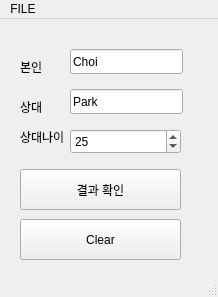
<?xml version="1.0" encoding="UTF-8"?>
<ui version="4.0">
 <class>MyWindow</class>
 <widget class="QMainWindow" name="MyWindow">
  <property name="geometry">
   <rect>
    <x>0</x>
    <y>0</y>
    <width>218</width>
    <height>297</height>
   </rect>
  </property>
  <property name="windowTitle">
   <string>MainWindow</string>
  </property>
  <widget class="QWidget" name="centralwidget">
   <widget class="QLabel" name="labe1">
    <property name="geometry">
     <rect>
      <x>20</x>
      <y>40</y>
      <width>47</width>
      <height>15</height>
     </rect>
    </property>
    <property name="text">
     <string>본인</string>
    </property>
   </widget>
   <widget class="QLabel" name="label2">
    <property name="geometry">
     <rect>
      <x>20</x>
      <y>80</y>
      <width>47</width>
      <height>15</height>
     </rect>
    </property>
    <property name="text">
     <string>상대</string>
    </property>
   </widget>
   <widget class="QPushButton" name="btn1">
    <property name="geometry">
     <rect>
      <x>20</x>
      <y>150</y>
      <width>161</width>
      <height>41</height>
     </rect>
    </property>
    <property name="text">
     <string>결과 확인</string>
    </property>
   </widget>
   <widget class="QPushButton" name="btn2">
    <property name="geometry">
     <rect>
      <x>20</x>
      <y>200</y>
      <width>161</width>
      <height>41</height>
     </rect>
    </property>
    <property name="text">
     <string>Clear</string>
    </property>
   </widget>
   <widget class="QSpinBox" name="spinBox">
    <property name="geometry">
     <rect>
      <x>70</x>
      <y>110</y>
      <width>111</width>
      <height>25</height>
     </rect>
    </property>
    <property name="value">
     <number>25</number>
    </property>
   </widget>
   <widget class="QLabel" name="label3">
    <property name="geometry">
     <rect>
      <x>20</x>
      <y>110</y>
      <width>47</width>
      <height>15</height>
     </rect>
    </property>
    <property name="text">
     <string>상대나이</string>
    </property>
   </widget>
   <widget class="QLineEdit" name="textBox1">
    <property name="geometry">
     <rect>
      <x>70</x>
      <y>30</y>
      <width>113</width>
      <height>25</height>
     </rect>
    </property>
    <property name="text">
     <string>Choi</string>
    </property>
   </widget>
   <widget class="QLineEdit" name="textBox2">
    <property name="geometry">
     <rect>
      <x>70</x>
      <y>70</y>
      <width>113</width>
      <height>25</height>
     </rect>
    </property>
    <property name="text">
     <string>Park</string>
    </property>
   </widget>
  </widget>
  <widget class="QMenuBar" name="menubar">
   <property name="geometry">
    <rect>
     <x>0</x>
     <y>0</y>
     <width>218</width>
     <height>21</height>
    </rect>
   </property>
   <widget class="QMenu" name="menuFILE">
    <property name="title">
     <string>FILE</string>
    </property>
    <addaction name="checkAction"/>
    <addaction name="byeAction"/>
   </widget>
   <addaction name="menuFILE"/>
  </widget>
  <widget class="QStatusBar" name="statusbar"/>
  <action name="checkAction">
   <property name="text">
    <string>Check Result</string>
   </property>
  </action>
  <action name="byeAction">
   <property name="text">
    <string>Exit</string>
   </property>
  </action>
 </widget>
 <resources/>
 <connections>
  <connection>
   <sender>btn2</sender>
   <signal>clicked()</signal>
   <receiver>MyWindow</receiver>
   <slot>clear()</slot>
   <hints>
    <hint type="sourcelabel">
     <x>149</x>
     <y>197</y>
    </hint>
    <hint type="destinationlabel">
     <x>203</x>
     <y>193</y>
    </hint>
   </hints>
  </connection>
  <connection>
   <sender>btn1</sender>
   <signal>clicked()</signal>
   <receiver>MyWindow</receiver>
   <slot>check()</slot>
   <hints>
    <hint type="sourcelabel">
     <x>84</x>
     <y>153</y>
    </hint>
    <hint type="destinationlabel">
     <x>196</x>
     <y>154</y>
    </hint>
   </hints>
  </connection>
  <connection>
   <sender>checkAction</sender>
   <signal>triggered()</signal>
   <receiver>MyWindow</receiver>
   <slot>check()</slot>
   <hints>
    <hint type="sourcelabel">
     <x>-1</x>
     <y>-1</y>
    </hint>
    <hint type="destinationlabel">
     <x>106</x>
     <y>138</y>
    </hint>
   </hints>
  </connection>
  <connection>
   <sender>byeAction</sender>
   <signal>triggered()</signal>
   <receiver>MyWindow</receiver>
   <slot>bye()</slot>
   <hints>
    <hint type="sourcelabel">
     <x>-1</x>
     <y>-1</y>
    </hint>
    <hint type="destinationlabel">
     <x>106</x>
     <y>138</y>
    </hint>
   </hints>
  </connection>
 </connections>
 <slots>
  <slot>clear()</slot>
  <slot>check()</slot>
  <slot>bye()</slot>
 </slots>
</ui>
